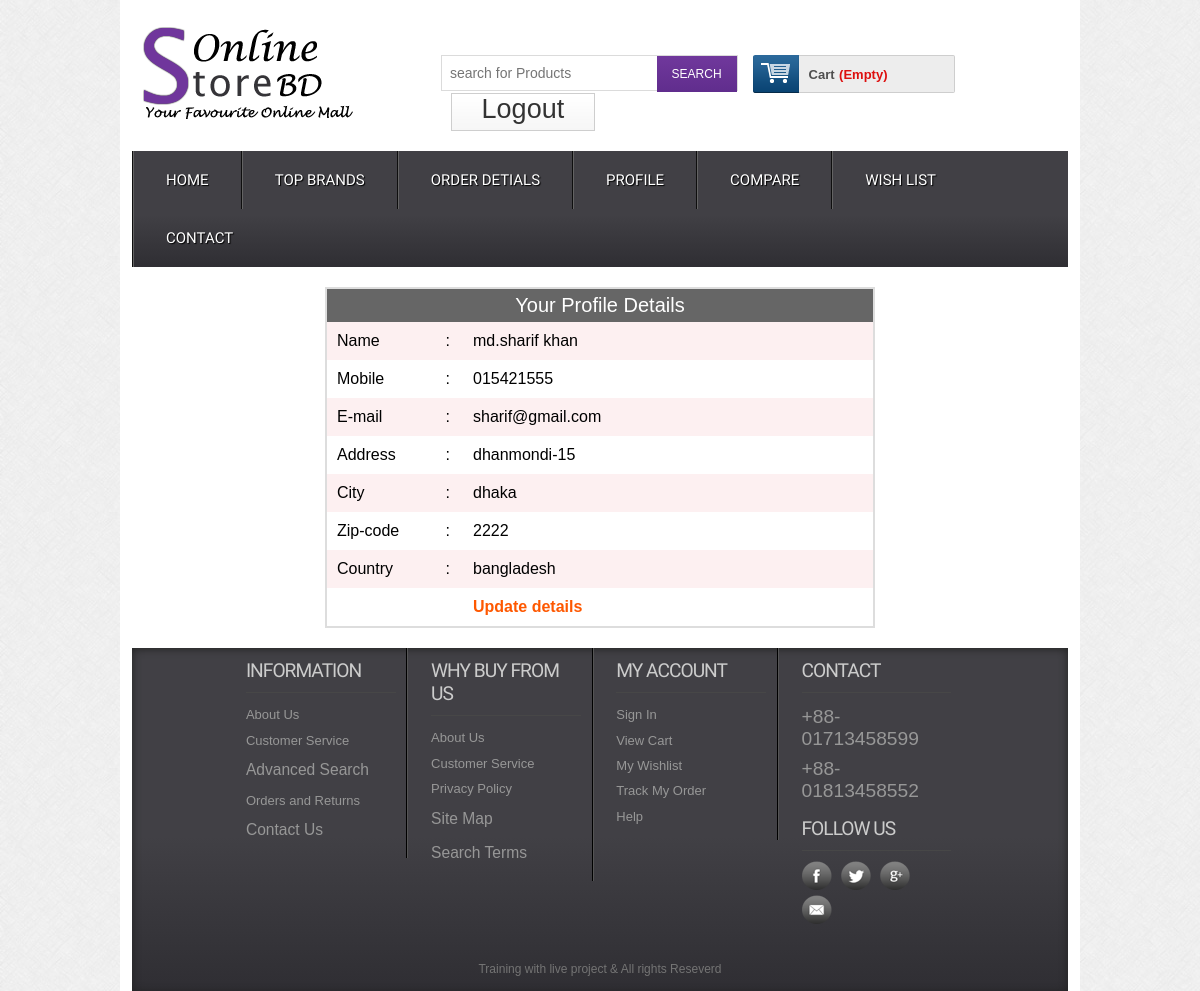
The app's page /profile.php (signed in) with its own data.
### tables this page shows
CREATE TABLE `user` (
  `user_id` int(11) NOT NULL,
  `user_name` varchar(50) NOT NULL,
  `address` text NOT NULL,
  `city` varchar(30) NOT NULL,
  `country` varchar(30) NOT NULL,
  `zipcode` varchar(30) NOT NULL,
  `mobile` varchar(30) NOT NULL,
  `email` varchar(255) NOT NULL,
  `password` varchar(32) NOT NULL
);

### lib/database.php (called while the page is built, shortened)
<?php
 class Db{
 	private $conn;
 	public function __construct($host,$user,$pass,$db){
      $this->conn=new mysqli($host,$user,$pass,$db);
 	}
 		public function selectbyid($table,$cols,$condition){
 		$sql="SELECT $cols FROM $table WHERE $condition";
 		$query=$this->conn->query($sql);
 		if($query->num_rows>0){
 			return $query->fetch_assoc();
 		}
 		else{
 			return false;
 		}
 	}
 }
 $connect=new Db("localhost","root","","shop");
 ?>

### profile.php (the view, shortened to what this page needs)
<?php
include("inc/header.php");
 ?>
 <div class="main">
    <div class="content">
    	<div class="section group">
      <?php
        $userid=$_SESSION['cmrid'];
        $userdata=$connect->selectbyid("user","*","user_id='$userid'");
        if ($userdata){
      ?>
      <table class="tblone">
        <tr>
          <th colspan="3">Your Profile Details</th>
        </tr>
        <tr>
          <td width="20%">Name</td>
          <td width="5%">:</td>
          <td><?=$userdata['user_name'];?></td>
        </tr>
         <tr>
          <td>Mobile</td>
          <td>:</td>
          <td><?=$userdata['mobile'];?></td>
        </tr>
        <tr>
          <td>E-mail</td>
          <td>:</td>
          <td><?=$userdata['email'];?></td>
        </tr>
         <tr>
          <td>Address</td>
          <td>:</td>
          <td><?=$userdata['address'];?></td>
        </tr>
        <tr>
          <td>City</td>
          <td>:</td>
          <td><?=$userdata['city'];?></td>
        </tr>
        <tr>
          <td>Zip-code</td>
          <td>:</td>
          <td><?=$userdata['zipcode'];?></td>
        </tr>
        <tr>
          <td>Country</td>
          <td>:</td>
          <td><?=$userdata['country'];?></td>
        </tr>
        <tr>
          <td></td>
          <td></td>
          <td><a href="editprofile.php?profile_id=<?php echo $userdata['user_id'];?>">Update details</a></td>
        </tr>
      </table>
      <?
       }
      ?>
 		</div>
 	</div>
</div>
<?php
include("inc/footer.php");
 ?>

### css/style.css (style rules this page uses)
html,body,div,span,applet,object,iframe,h1,h2,h3,h4,h5,h6,p,blockquote,pre,a,abbr,acronym,address,big,cite,code,del,dfn,em,img,ins,kbd,q,s,samp,small,strike,strong,sub,sup,tt,var,b,u,i,dl,dt,dd,ol,nav ul,nav li,fieldset,form,label,legend,table,caption,tbody,tfoot,thead,tr,th,td,article,aside,canvas,details,embed,figure,figcaption,footer,header,hgroup,menu,nav,output,ruby,section,summary,time,mark,audio,video { margin:0;padding:0;border:0;font-size:100%;font:inherit;vertical-align:baseline; }
table { border-collapse:collapse;border-spacing:0; }
a { text-decoration:none; }
body { font-family:Arial, Helvetica, sans-serif; background:url(../images/body_bg3.jpg); }
.section { clear: both; padding: 0px; margin: 0px; }
.group:before, .group:after { content:""; display:table; }
.group:after { clear:both; }
.group { zoom:1; }
.content { padding:20px 0; background:#FFF; }
.tblone { border: 1px solid #fff; margin-bottom: 12px; width: 100%; }
.tblone th { background: #666 none repeat scroll 0 0; color: #fff; font-size: 20px; padding: 5px 8px; text-align: center; }
.tblone td { padding:10px;text-align:center; }
table.tblone tr:nth-child(2n+1) { background:#fff;height:30px; }
table.tblone tr:nth-child(2n) { background:#fdf0f1;height:30px; }
table.tblone a { color: #fe5800; font-weight: bold; text-decoration: none; }

### profile.php (style rules this page uses)
.tblone { width: 550px;border: 2px solid #ddd;margin: 0 auto; }
.tblone tr td { text-align: justify; }

### records on screen
user: user_name "md.sharif khan", mobile "015421555", email "sharif@gmail.com", address "dhanmondi-15", city "dhaka", zipcode "2222", country "bangladesh"
